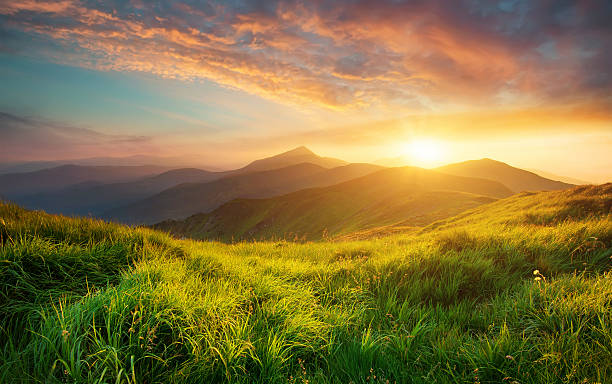
#> input picture sample.jpg, 612 x 384 px
$ python '17.water marking technique.py'   (older library calls are emulated)
#> lines starting #> are read from the running program, lines starting #| are printed output that depends on the picture
import cv2
import numpy as np
# Read the input image
image = cv2.imread("sample.jpg")  # Replace with your image file path
#> image is the input picture: shape (384, 612, 3); mean B, G, R 66.6, 117.5, 134.5
# Convert the image to grayscale
gray = cv2.cvtColor(image, cv2.COLOR_BGR2GRAY)
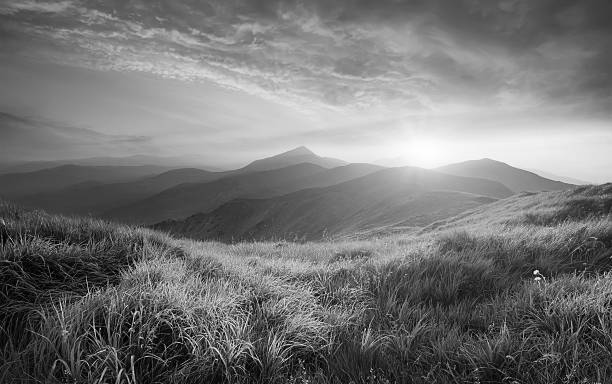
#> gray: shape (384, 612); min 0, max 254, mean 116.8
# Apply Sobel filter in X and Y directions
sobel_x = cv2.Sobel(gray, cv2.CV_64F, 1, 0, ksize=3)  # Gradient in X direction
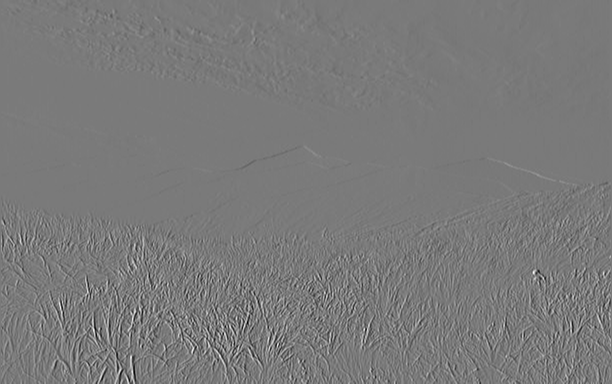
#> sobel_x: shape (384, 612) float64; min -781, max 849, mean 0.5; drawn with min black and max white
sobel_y = cv2.Sobel(gray, cv2.CV_64F, 0, 1, ksize=3)  # Gradient in Y direction
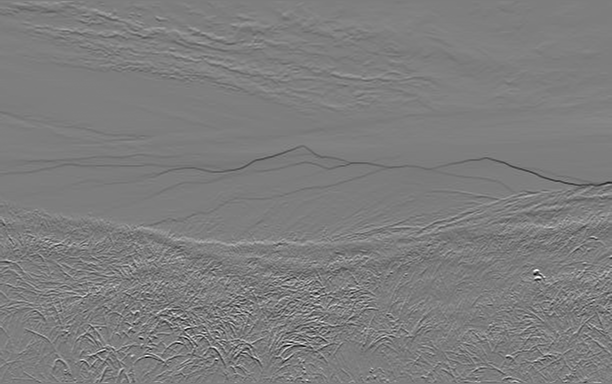
#> sobel_y: shape (384, 612) float64; min -753, max 771, mean -0.9; drawn with min black and max white
# Convert gradients to absolute scale
sobel_x = cv2.convertScaleAbs(sobel_x)
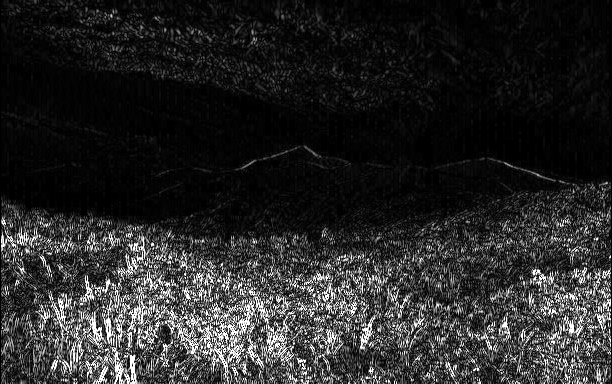
#> sobel_x: shape (384, 612); min 0, max 255, mean 40.2
sobel_y = cv2.convertScaleAbs(sobel_y)
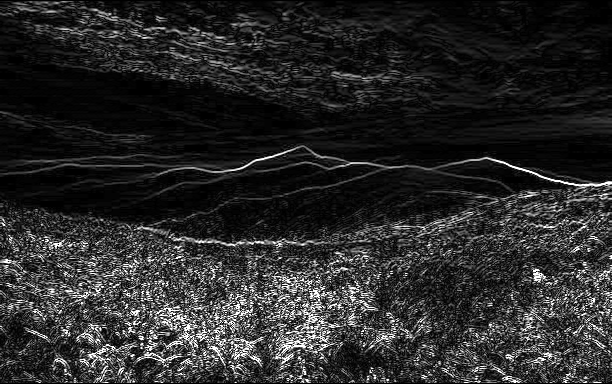
#> sobel_y: shape (384, 612); min 0, max 255, mean 41.2
# Combine the gradients
sobel_combined = cv2.addWeighted(sobel_x, 0.5, sobel_y, 0.5, 0)
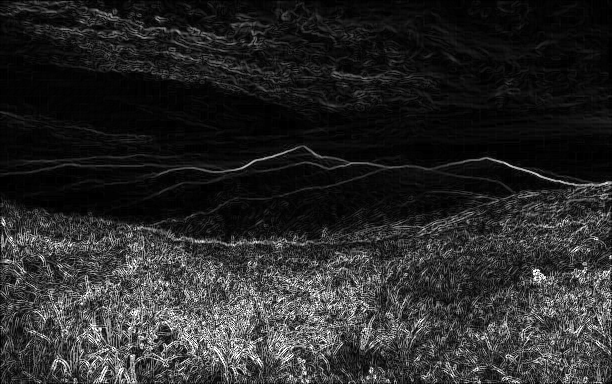
#> sobel_combined: shape (384, 612); min 0, max 255, mean 40.7
# Display images
cv2.imshow("Original Image", image)
cv2.imshow("Sobel X", sobel_x)
cv2.imshow("Sobel Y", sobel_y)
cv2.imshow("Sobel Combined", sobel_combined)
# Save the results
cv2.imwrite("sobel_x.jpg", sobel_x)
cv2.imwrite("sobel_y.jpg", sobel_y)
cv2.imwrite("sobel_combined.jpg", sobel_combined)
cv2.waitKey(0)
cv2.destroyAllWindows()
